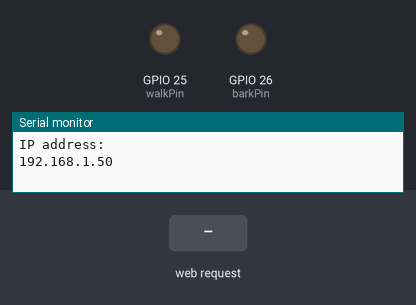
Simulated run of this sketch. Board: ESP32. On the bench: output pins drawn as LEDs (lit = HIGH), the last lines printed to the serial monitor. The inputs (shaded band) are chosen by the test bench. WiFi joins after 1.5 s; servers stay silent unless stated.

Above: at 2.7 s.
2.8 s: HTTP request GET /25 received
At 12.95 s:
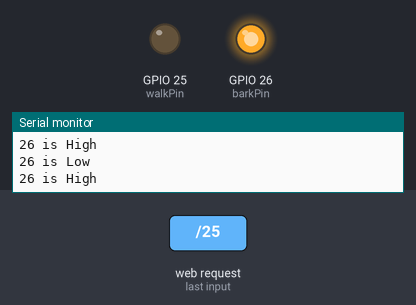
Timing chart, 0 to 14.4 s (numbered marks = the images above; inputs shaded):
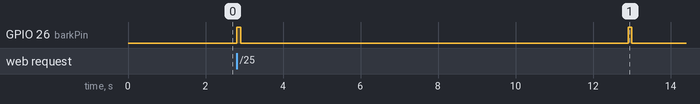

The sketch:

V1.ino
```cpp
#include <WiFi.h>


const int barkPin = 26;
const int walkPin = 25;

const char* ssid = "";
const char* password = "";

WiFiServer server(420); //Creates the webserver object on port 420

String header;

unsigned long currentTime = millis();
unsigned long previousTime = 0;
const long timeoutTime = 5000;


const char* PARAM_INPUT_1 = "duration";

const char index_html[] PROGMEM = R"rawliteral(
<!DOCTYPE HTML><html><head>
  <title>ESP Smart Timer</title>
  <meta name="viewport" content="width=device-width, initial-scale=1">
  </head><body>
  <form action="/get">
    Duration: <input type="text" name="duration">
    <input type="submit" value="Submit">
  </form><br>
</body></html>)rawliteral";


void buttonPress(int pin){
  for(int i=0;i<2;i++){
    Serial.printf("%i is High\n", pin);
    digitalWrite(pin, HIGH);
    delay(100);
    Serial.printf("%i is Low\n", pin);
    digitalWrite(pin, LOW);
    if(i<1){
      delay(10000);
    }

  }


  Serial.println("Sleeping...");

}


void setup() {
  Serial.begin(115200);
  pinMode(barkPin, OUTPUT);
  pinMode(walkPin, OUTPUT);
  digitalWrite(barkPin, LOW);
  digitalWrite(walkPin, LOW);

  WiFi.begin(ssid, password);
  while (WiFi.status() != WL_CONNECTED) {
    delay(500);
  }

  Serial.println("IP address: ");
  Serial.println(WiFi.localIP());
  server.begin();

}


void loop() {
  WiFiClient client = server.available();
  if (client) {
    currentTime = millis();
    previousTime = currentTime;
    Serial.println("New Client.");
    String currentLine = "";
    while (client.connected() && currentTime - previousTime <= timeoutTime) {
      currentTime = millis();
      if (client.available()) {
        char c = client.read();
        Serial.write(c);
        header += c;
        if (c == '\n') {

          if (currentLine.length() == 0) {

            client.println("HTTP/1.1 200 OK");
            client.println("Content-type:text/html");
            client.println("Connection: close");
            client.println();


            if (header.indexOf("GET /25") >= 0) {
              Serial.println("GPIO 25 on");
              buttonPress(barkPin);
            } else if (header.indexOf("GET /26") >= 0) {
              buttonPress(walkPin);
            }


            client.println("<!DOCTYPE html><html>");
            client.println("<head><meta name=\"viewport\" content=\"width=device-width, initial-scale=1\">");
            client.println("<link rel=\"icon\" href=\"data:,\">");

            client.println("<style>html { font-family: Helvetica; display: inline-block; margin: 0px auto; text-align: center;}");
            client.println(".button { background-color: #4CAF50; border: none; color: white; padding: 16px 40px;");
            client.println("text-decoration: none; font-size: 30px; margin: 2px; cursor: pointer;}");
            client.println(".button2 {background-color: #555555;}</style></head>");


            client.println("<body><h1>ESP32 Web Server</h1>");

            client.println("<p><a href=\"/25\"><button class=\"button\">Bark</button></a></p>");

            client.println("<p><a href=\"/26\"><button class=\"button\">Walk</button></a></p>");

            client.println("</body></html>");

            client.println();

            break;
          } else {
            currentLine = "";
          }
        } else if (c != '\r') {
          currentLine += c;
        }
      }
    }

    header = "";

    client.stop();
    Serial.println("Client disconnected.");
    Serial.println("");
  }

}
```

Measured:
- after the input at 2.8 s, GPIO 26 (barkPin): alternates HIGH for 0.10 s and LOW for 10.0 s, starting at once
